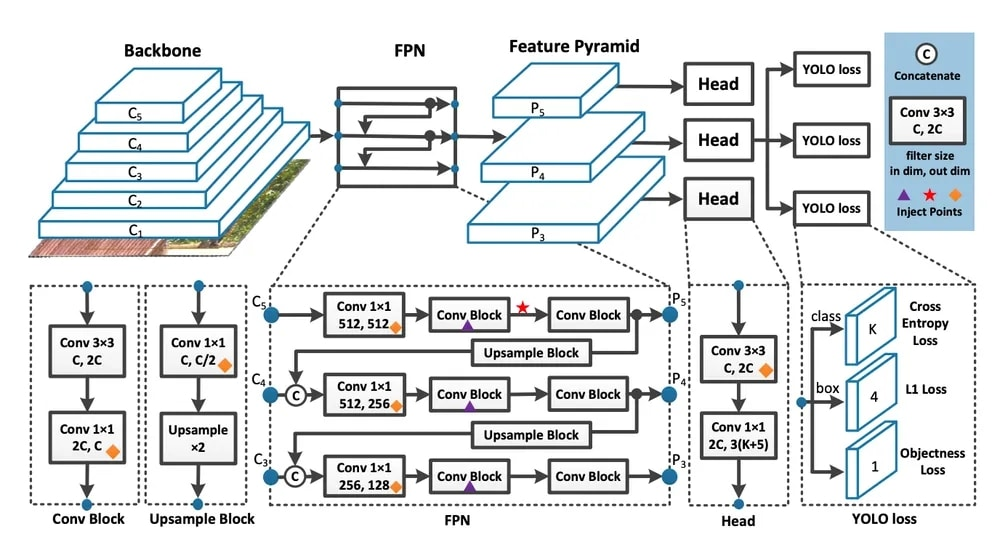
#> input picture lab02-data-processing-BarteS3300/images/YOLO.jpg, 1000 x 536 px; its folder holds 5 pictures in this run
$ python prob2.py
#> lines starting #> are read from the running program, lines starting #| are printed output that depends on the picture
import matplotlib.pyplot as plt
from skimage import feature, io
from skimage.transform import rescale, resize, downscale_local_mean
from skimage.feature import hog
from skimage.color import rgb2gray
from skimage.filters import gaussian
from natsort import natsorted, ns
import os
from skimage.transform import resize

def loadImagesInFolder():
    crtDir = os.getcwd()
    filepath = os.path.join(crtDir, 'images')
    list_files = os.listdir(filepath)
    return list_files

def showAImagine(path):
#> called with path = 'images/YOLO.jpg'
    image = io.imread(path)
#> image is the input picture: shape (536, 1000, 3); mean R, G, B 224, 227, 228
    io.imshow(image)
    io.show()

def resizedImagines():
    images = loadImagesInFolder()
    fig, axes = plt.subplots(len(images)//3, 3, figsize=(9, 9))
    for image in images:
        im = io.imread('images/' + image)
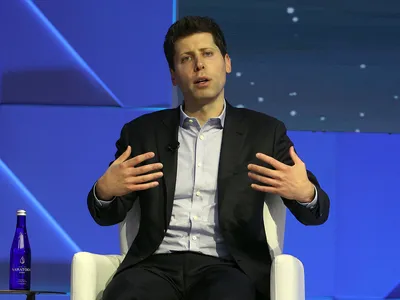
#> input picture lab02-data-processing-BarteS3300/images/Altman.webp, 400 x 300 px
#> im is the input picture: shape (300, 400, 3); mean R, G, B 64.3, 74.7, 125.3
        image_resized = resize(im, (128, 128), anti_aliasing=True, order=0)
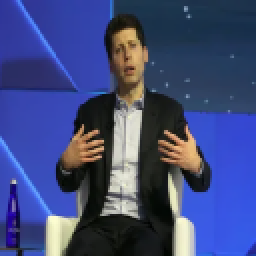
#> image_resized: shape (128, 128, 3) (shown 2 times larger); mean R, G, B 63.3, 73.8, 124.3
#> (the run stopped early here; a loop or call above may not have finished)
